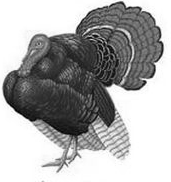
#> input picture packages/Orange3-ImageAnalytics/Orange3_ImageAnalytics-0.13.0-py3-none-any.whl/orangecontrib/imageanalytics/tests/test_images/example_image_2.pgm, 171 x 182 px; its folder holds only this picture in this run
$ python -i sketch.py   (imports and definitions only)
#> lines starting #> are read from the running program, lines starting #| are printed output that depends on the picture
from yta_multimedia.image.edition.filter.workers.sketch.linedraw import apply_line_sketch_to_image
from PIL import Image
from typing import Union

import cv2

def image_to_sketch(image: str, output_filename: Union[str, None] = None):
    """
    Turns the provided 'image' into an sketch that is made
    by white and black colors.
    """
    # Thank you: https://github.com/code-kudos/Convert-any-image-to-sketch-with-python/blob/main/Sketch.py
    if not image:
        return None

    img = cv2.imread(image)
#> img is the input picture: shape (182, 171, 3); min 1, max 255, mean 170.7
    grey_img = cv2.cvtColor(img, cv2.COLOR_BGR2GRAY)
    invert_img = cv2.bitwise_not(grey_img)
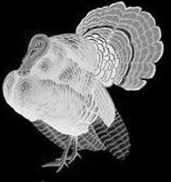
#> invert_img: shape (182, 171); min 0, max 254, mean 84.3
    blur_img = cv2.GaussianBlur(invert_img, (277, 277), 0)
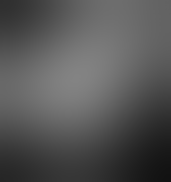
#> blur_img: shape (182, 171); min 18, max 131, mean 85
    invblur_img = cv2.bitwise_not(blur_img)
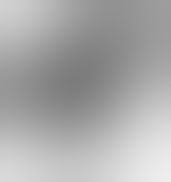
#> invblur_img: shape (182, 171); min 124, max 237, mean 170
    sketch_img = cv2.divide(grey_img, invblur_img, scale = 256.0)
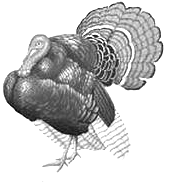
#> sketch_img: shape (182, 171); min 2, max 255, mean 200.6
    rgb_sketch = cv2.cvtColor(sketch_img, cv2.COLOR_BGR2RGB)

    sketch_image = Image.fromarray(rgb_sketch)

    if output_filename:
        sketch_image.save(output_filename)

    return sketch_image

def image_to_line_sketch(image: str, output_filename: Union[str, None] = None):
    """
    Turns the provided 'image' into an line sketch that is made
    by white and black colors.
    """
    # Thank you: https://github.com/LingDong-/linedraw
    if not image:
        return None

    # Code here below:
    # TODO: I think the 'output_filename' here is not needed
    sketch_image = apply_line_sketch_to_image(image, output_filename)

    if output_filename:
        sketch_image.save(output_filename)

    return sketch_image

>>> result = image_to_sketch('../../../../../../../Orange3-ImageAnalytics/Orange3_ImageAnalytics-0.13.0-py3-none-any.whl/orangecontrib/imageanalytics/tests/test_images/example_image_2.pgm')
